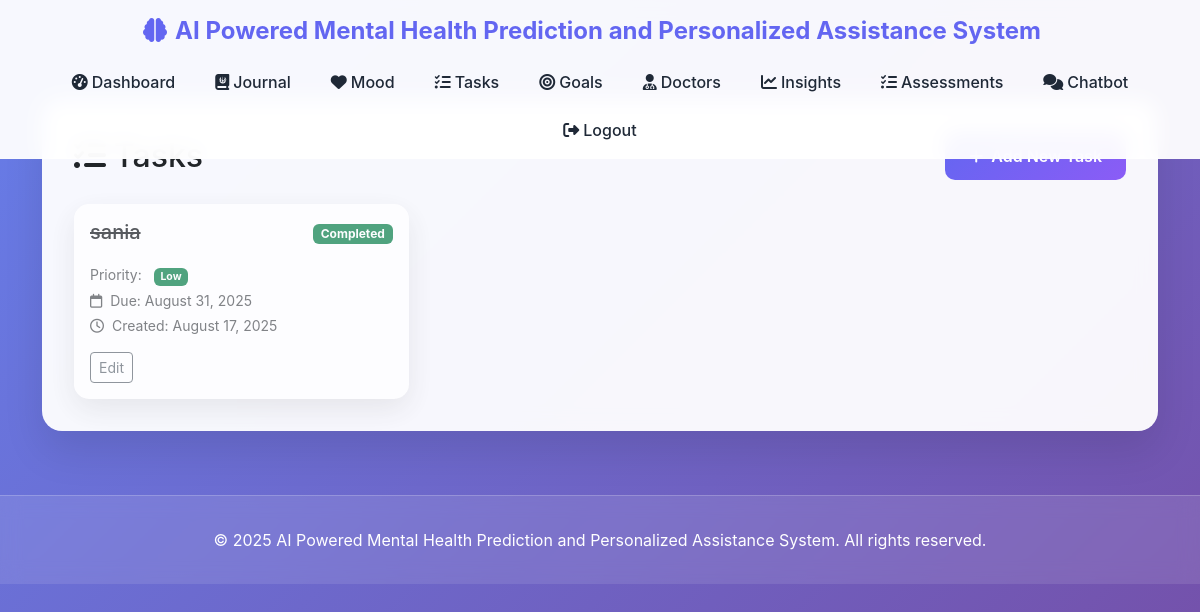
Screenshot of /tasks/ (signed in) with the database file from the repository.
### models.py (models this page shows)
class Task(db.Model):
    __tablename__ = 'tasks'
    id = db.Column(db.Integer, primary_key=True)
    user_id = db.Column(db.Integer, db.ForeignKey('users.id'), nullable=False)
    title = db.Column(db.String(200), nullable=False)
    description = db.Column(db.Text)
    priority = db.Column(db.String(20), default='medium')  # low, medium, high
    status = db.Column(db.String(20), default='pending')  # pending, in_progress, completed
    due_date = db.Column(db.DateTime)
    created_at = db.Column(db.DateTime, default=lambda: datetime.now(timezone.utc))
    completed_at = db.Column(db.DateTime)

### routes.py (the view)
@tasks_bp.route('/')
@login_required
def index():
    tasks = Task.query.filter_by(user_id=current_user.id).order_by(Task.due_date.asc()).all()
    return render_template('tasks/index.html', tasks=tasks)

### app.py (called while the page is built)
@login_manager.user_loader
def load_user(user_id):
    return User.query.get(int(user_id))

### templates/tasks/index.html (shortened to what this page needs)
{% extends "base.html" %}
{% block content %}
<div class="main-content">
    <div class="d-flex justify-content-between align-items-center mb-4">
        <h1 class="h2 text-dark mb-0">
        </h1>
        <a href="{{ url_for('tasks.new_task') }}" class="btn btn-primary">
        </a>
    </div>
    {% if tasks %}
    <div class="row g-4">
        {% for task in tasks %}
        <div class="col-md-6 col-lg-4">
            <div class="card h-100 {% if task.status == 'completed' %}opacity-75{% endif %}">
                <div class="card-body d-flex flex-column">
                    <div class="d-flex justify-content-between align-items-start mb-3">
                        <div class="flex-grow-1 me-3">
                            <h5 class="card-title mb-1" {% if task.status == 'completed' %}style="text-decoration: line-through;"{% endif %}>{{ task.title }}</h5>
                        </div>
                        <div>
                            {% if task.status == 'completed' %}
                            <span class="badge bg-success">Completed</span>
                            {% elif task.status == 'in_progress' %}
                            <span class="badge bg-warning text-dark">In Progress</span>
                            {% else %}
                            <span class="badge bg-secondary">Pending</span>
                            {% endif %}
                        </div>
                    </div>
                    <ul class="list-unstyled small text-muted mb-3">
                        <li class="mb-1">
                            <span class="me-2">Priority:</span>
                            <span class="badge {% if task.priority == 'high' %}bg-danger{% elif task.priority == 'medium' %}bg-warning text-dark{% else %}bg-success{% endif %}">{{ task.priority|title }}</span>
                        </li>
                        {% if task.due_date %}
                        <li class="mb-1"><i class="far fa-calendar me-2"></i>Due: {{ task.due_date.strftime('%B %d, %Y') }}</li>
                        {% endif %}
                        <li><i class="far fa-clock me-2"></i>Created: {{ task.created_at.strftime('%B %d, %Y') }}</li>
                    </ul>
                    <div class="mt-auto d-flex gap-2">
                        <a href="#" class="btn btn-outline-secondary btn-sm">Edit</a>
                    </div>
                </div>
            </div>
        </div>
        {% endfor %}
    </div>
    {% endif %}
</div>
{% endblock %}

### templates/base.html (style rules this page uses)
:root { --primary-color: #6366f1; --secondary-color: #8b5cf6; --accent-color: #06b6d4; --success-color: #10b981; --warning-color: #f59e0b; --danger-color: #ef4444; --dark-color: #1f2937; --light-color: #f8fafc; }
body { font-family: 'Inter', -apple-system, BlinkMacSystemFont, sans-serif; background: linear-gradient(135deg, #667eea 0%, #764ba2 100%); min-height: 100vh; overflow-x: hidden; }
.main-content { background: rgba(255, 255, 255, 0.95); border-radius: 20px; box-shadow: 0 20px 40px rgba(0, 0, 0, 0.1); backdrop-filter: blur(10px); margin: 2rem auto; padding: 2rem; max-width: 1200px; overflow: hidden; }
.card { border: none; border-radius: 15px; box-shadow: 0 10px 30px rgba(0, 0, 0, 0.1); transition: transform 0.3s ease, box-shadow 0.3s ease; }
.btn-primary { background: linear-gradient(135deg, var(--primary-color), var(--secondary-color)); border: none; border-radius: 10px; padding: 0.75rem 1.5rem; font-weight: 600; transition: all 0.3s ease; }

### rows the page displays
Task: title "sania", status "Completed", priority "Low", due_date "August 31, 2025", created_at "August 17, 2025"
